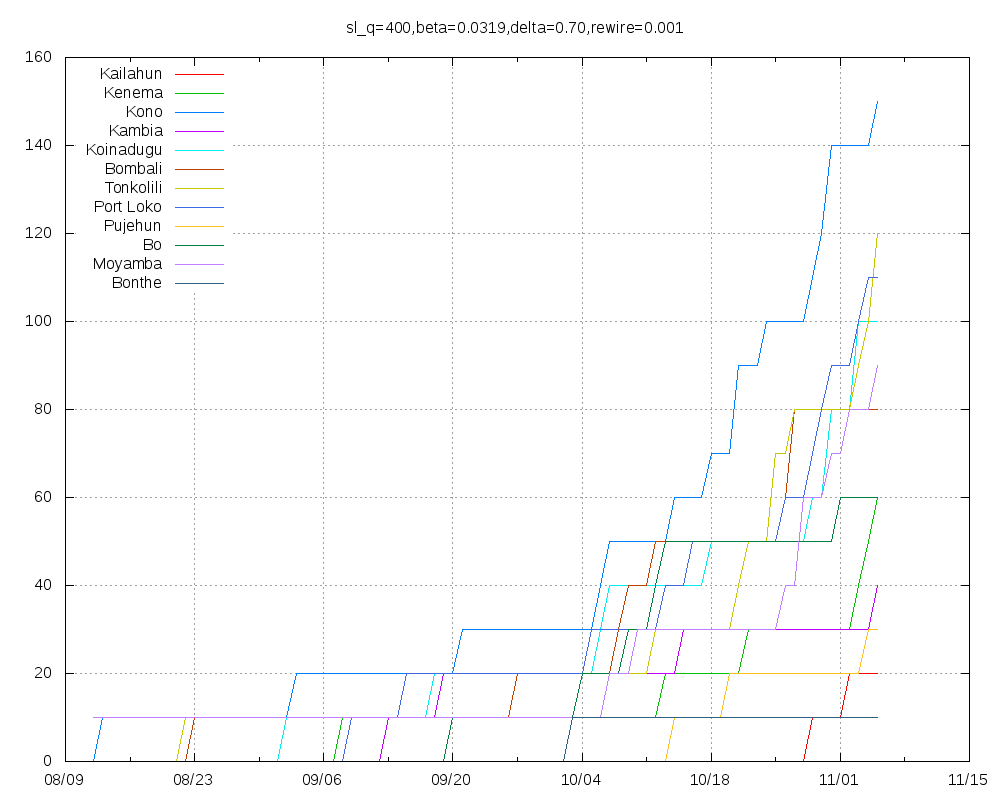

Write the gnuplot code that produced this figure.
set title "sl_q=400,beta=0.0319,delta=0.70,rewire=0.001"
set key top left
set grid
set xdata time
set timefmt "%Y-%m-%d"
set terminal png size 1000,800
set output "sl_q=400,beta=0.0319,delta=0.70,rewire=0.001.png"
plot "Kailahun.tab" using 1:2 title "Kailahun" with lines,"Kenema.tab" using 1:2 title "Kenema" with lines,"Kono.tab" using 1:2 title "Kono" with lines,"Kambia.tab" using 1:2 title "Kambia" with lines,"Koinadugu.tab" using 1:2 title "Koinadugu" with lines,"Bombali.tab" using 1:2 title "Bombali" with lines,"Tonkolili.tab" using 1:2 title "Tonkolili" with lines,"Port_Loko.tab" using 1:2 title "Port Loko" with lines,"Pujehun.tab" using 1:2 title "Pujehun" with lines,"Bo.tab" using 1:2 title "Bo" with lines,"Moyamba.tab" using 1:2 title "Moyamba" with lines,"Bonthe.tab" using 1:2 title "Bonthe" with lines
